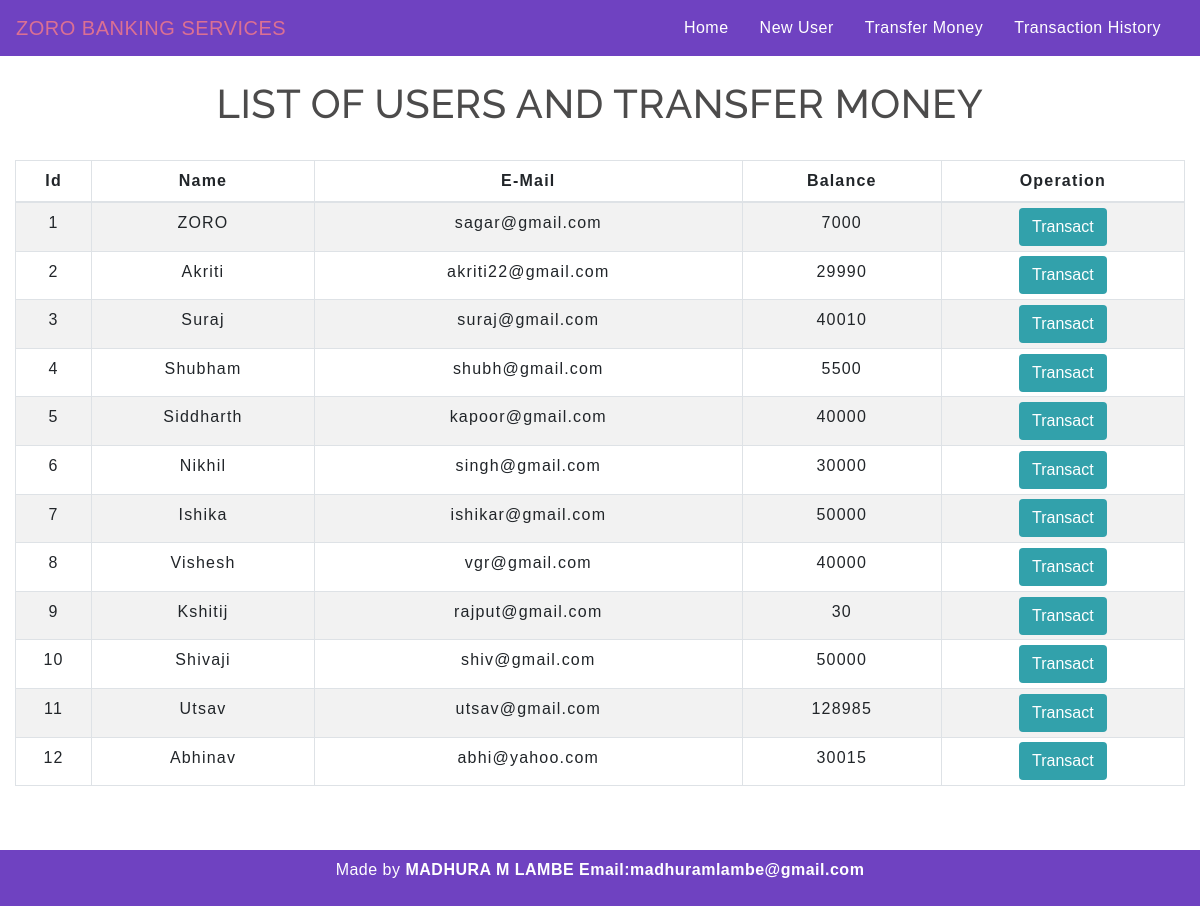
The app's page /transfermoney.php with its own data.
### tables this page shows
CREATE TABLE `users` (
  `id` int(3) NOT NULL,
  `name` text NOT NULL,
  `email` varchar(30) NOT NULL,
  `balance` int(8) NOT NULL
);

### transfermoney.php (the view, shortened to what this page needs)
<!DOCTYPE html>
<html lang="en">
<head>
    <link rel="stylesheet" href="https://maxcdn.bootstrapcdn.com/bootstrap/4.0.0/css/bootstrap.min.css">
    <link rel="stylesheet" type="text/css" href="css/table.css">
    <link rel="stylesheet" type="text/css" href="css/navbar.css">
    <link rel="stylesheet" type="text/css" href="css/main.css">
</head>
<body>
<?php
    include 'config.php';
    $sql = "SELECT * FROM users";
    $result = mysqli_query($conn,$sql);
?>
<?php
  include 'navbar.php';
?>
<div class="container-fluid">
        <h2 class="text-center pt-4">LIST OF USERS AND TRANSFER MONEY</h2>
        <br>
            <div class="row">
                <div class="col">
                    <div class="table-responsive-sm">
                    <table class="table table-hover table-sm table-striped table-condensed table-bordered">
                        <thead>
                            <tr>
                            <th scope="col" class="text-center py-2">Id</th>
                            <th scope="col" class="text-center py-2">Name</th>
                            <th scope="col" class="text-center py-2">E-Mail</th>
                            <th scope="col" class="text-center py-2">Balance</th>
                            <th scope="col" class="text-center py-2">Operation</th>
                            </tr>
                        </thead>
                        <tbody>
                <?php
                    while($rows=mysqli_fetch_assoc($result)){
                ?>
                    <tr>
                        <td class="py-2"><?php echo $rows['id'] ?></td>
                        <td class="py-2"><?php echo $rows['name']?></td>
                        <td class="py-2"><?php echo $rows['email']?></td>
                        <td class="py-2"><?php echo $rows['balance']?></td>
                        <td><a href="selecteduserdetail.php?id= <?php echo $rows['id'] ;?>"> <button type="button" class="btn">Transact</button></a></td>
                    </tr>
                <?php
                    }
                ?>
                        </tbody>
                    </table>
                    </div>
                </div>
            </div>
         </div>
<footer class="text-center mt-5 py-2">
    <p> Made by <b>MADHURA M LAMBE Email:madhuramlambe@gmail.com</b>
</footer>
</body>
</html>

### navbar.php (shortened to what this page needs)
<nav class="navbar navbar-expand-md navbar-light bg-light">
<a class="navbar-brand" href="index.php">ZORO BANKING SERVICES</a>
<div class="collapse navbar-collapse" id="collapsibleNavbar">
      <ul class="navbar-nav ml-auto">
        <li class="nav-item">
          <a class="nav-link" href="index.php">Home</a>
        </li>
        <li class="nav-item">
          <a class="nav-link" href="createuser.php">New User</a>
        </li>
        <li class="nav-item">
          <a class="nav-link" href="transfermoney.php">Transfer Money</a>
        </li>
        <li class="nav-item">
          <a class="nav-link" href="transactionhistory.php">Transaction History</a>
        </li>
    </div>
 </nav>

### css/table.css (style rules this page uses)
* { padding: 0; margin: 0; box-sizing: border-box; font-family: sans-serif; }
h2 { font-size: 40px; }
table { letter-spacing: 1.2px; }
td { text-align: center; }
button { border:none; background: #32a1ab; transition: 1s; color: #ffffff; }

### css/navbar.css (style rules this page uses)
.nav-link { margin-right: 15px; color:#2F363F; letter-spacing: 0.5px; transition: 0.5s; }
.navbar-brand { color: #4C4B4B; letter-spacing: 0.5px; }
h2 { color: #4C4B4B; letter-spacing: 0.5px; font-family: raleway; }

### css/main.css (style rules this page uses)
.bg-light { background-color: #6f42c1 !important; }
.navbar-light .navbar-brand { color:palevioletred; }
.navbar-light .navbar-nav .nav-link { color: white; }
footer { color:#ffffff; background-color:#6f42c1; letter-spacing: 0.5px; }

### transfermoney.php (style rules this page uses)
button { transition: 1.5s; }

### records on screen
users: id "1", name "ZORO", email "sagar@gmail.com", balance "7000"
users: id "2", name "Akriti", email "akriti22@gmail.com", balance "29990"
users: id "3", name "Suraj", email "suraj@gmail.com", balance "40010"
users: id "4", name "Shubham", email "shubh@gmail.com", balance "5500"
users: id "5", name "Siddharth", email "kapoor@gmail.com", balance "40000"
users: id "6", name "Nikhil", email "singh@gmail.com", balance "30000"
users: id "7", name "Ishika", email "ishikar@gmail.com", balance "50000"
users: id "8", name "Vishesh", email "vgr@gmail.com", balance "40000"
users: id "9", name "Kshitij", email "rajput@gmail.com", balance "30"
users: id "10", name "Shivaji", email "shiv@gmail.com", balance "50000"
users: id "11", name "Utsav", email "utsav@gmail.com", balance "128985"
users: id "12", name "Abhinav", email "abhi@yahoo.com", balance "30015"
